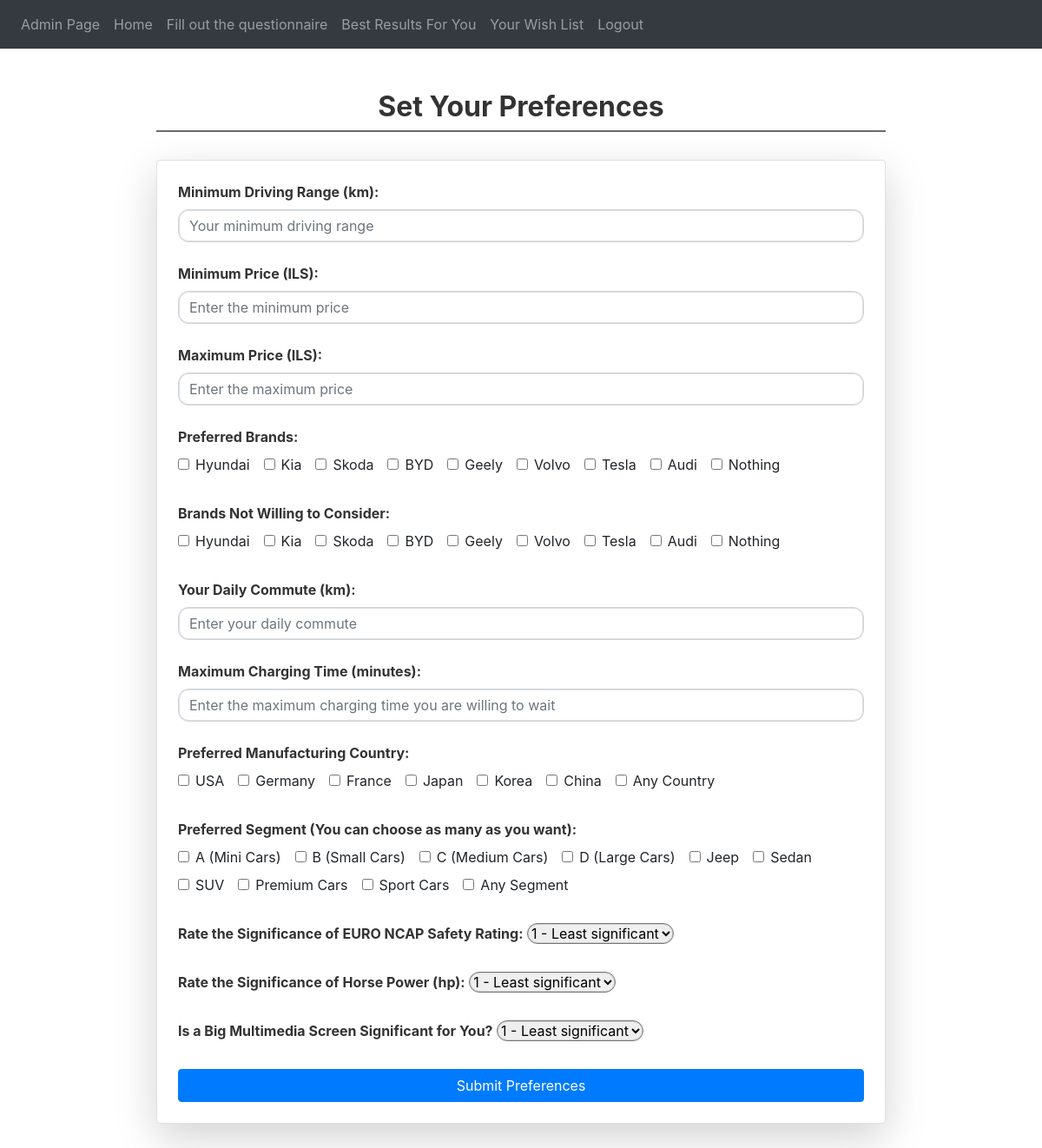
Page /preferences (signed in) on the committed database.
### website/models.py (models this page shows)
class CarBrand(db.Model):
    id = db.Column(db.Integer, primary_key=True)
    name = db.Column(db.String(100), unique=True)
    cars = db.relationship('Car', backref='brand', lazy=True)

### website/views.py (the view, shortened to what this page needs)
@views.route('/preferences', methods=['GET', 'POST'])
@login_required
def preferences():
    car_brands = CarBrand.query.all()
    return render_template("preferences.html", car_brands=car_brands,  user=current_user)

### website/__init__.py (called while the page is built)
def create_app():
    app = Flask(__name__)
    app.config['SECRET_KEY'] = 'hjshjhdjah kjshkjdhjs'
    app.config['SQLALCHEMY_DATABASE_URI'] = f'sqlite:///{DB_NAME}'
    db.init_app(app)
    migrate.init_app(app, db)
    from .views import views
    from .auth import auth
    from .admin import admin
    app.register_blueprint(views, url_prefix='/')
    app.register_blueprint(auth, url_prefix='/')
    app.register_blueprint(admin, url_prefix='/')
    from .models import User, Note
    if not path.exists('instance/' + DB_NAME):
        with app.app_context():
            db.create_all()
        print('Created Database!')
    else:
        print('Database exist!')
    login_manager = LoginManager()
    login_manager.login_view = 'auth.login'
    login_manager.init_app(app)
    @login_manager.user_loader
    def load_user(id):
        return User.query.get(int(id))
    return app

### website/templates/preferences.html (shortened to what this page needs)
{% extends "base.html" %}
{% block content %}
<div class="container mt-5">
    <h3 class="section-header text-center">Set Your Preferences</h3>
    <form id="preferencesForm" method="POST" class="p-4 border rounded shadow-lg bg-white">
        <div class="mb-4">
            <label for="minRange" class="form-label">Minimum Driving Range (km):</label>
            <input type="number" id="minRange" class="form-control" name="minRange"
                placeholder="Your minimum driving range" required>
        </div>
        <div class="mb-4">
            <label for="minPrice" class="form-label">Minimum Price (ILS):</label>
            <input type="number" id="minPrice" class="form-control" name="minPrice"
                placeholder="Enter the minimum price" required>
        </div>
        <div class="mb-4">
            <label for="maxPrice" class="form-label">Maximum Price (ILS):</label>
            <input type="number" id="maxPrice" class="form-control" name="maxPrice"
                placeholder="Enter the maximum price" required>
        </div>
        <div class="mb-4">
            <label class="form-label">Preferred Brands:</label>
            <div class="checkbox-group">
                {% for brand in car_brands %}
                <div class="form-check checkbox-inline">
                    <input type="checkbox" id="{{ brand.name }}" name="preferredBrands" value="{{ brand.name }}"
                        class="form-check-input">
                    <label for="{{ brand.name }}" class="form-check-label">{{ brand.name }}</label>
                </div>
                {% endfor %}
                <div class="form-check checkbox-inline">
                    <input type="checkbox" id="nothing" name="preferredBrands" value="nothing" class="form-check-input">
                    <label for="nothing" class="form-check-label">Nothing</label>
                </div>
            </div>
        </div>
        <div class="mb-4">
            <label class="form-label">Brands Not Willing to Consider:</label>
            <div class="checkbox-group">
                {% for brand in car_brands %}
                <div class="form-check checkbox-inline">
                    <input type="checkbox" id="{{ brand.name }}" name="no_way_brands" value="{{ brand.name }}"
                        class="form-check-input">
                    <label for="{{ brand.name }}" class="form-check-label">{{ brand.name }}</label>
                </div>
                {% endfor %}
                <div class="form-check checkbox-inline">
                    <input type="checkbox" id="nothing2" name="no_way_brands" value="nothing" class="form-check-input">
                    <label for="nothing2" class="form-check-label">Nothing</label>
                </div>
            </div>
        </div>
        <div class="mb-4">
            <label for="daily_commute" class="form-label">Your Daily Commute (km):</label>
            <input type="number" id="daily_commute" class="form-control" name="daily_commute"
                placeholder="Enter your daily commute" required>
        </div>
        <div class="mb-4">
            <label for="fastChargingMaxTime" class="form-label">Maximum Charging Time (minutes):</label>
            <input type="number" id="fastChargingMaxTime" class="form-control" name="fastChargingMaxTime"
                placeholder="Enter the maximum charging time you are willing to wait" required>
        </div>
        <div class="mb-4">
            <label class="form-label">Preferred Manufacturing Country:</label>
            <div class="checkbox-group">
                {% for country in ["USA", "Germany", "France", "Japan", "Korea", "China"] %}
                <div class="form-check checkbox-inline">
                    <input type="checkbox" id="{{ country }}" name="manufacturing_country" value="{{ country }}"
                        class="form-check-input">
                    <label for="{{ country }}" class="form-check-label">{{ country }}</label>
                </div>
                {% endfor %}
                <div class="form-check checkbox-inline">
                    <input type="checkbox" id="any_country" name="manufacturing_country" value="Any_Country"
                        class="form-check-input">
                    <label for="any_country" class="form-check-label">Any Country</label>
                </div>
            </div>
        </div>
        <div class="mb-4">
            <label class="form-label">Preferred Segment (You can choose as many as you want):</label>
            <div class="checkbox-group">
                {% for segment in ["A (Mini Cars)", "B (Small Cars)", "C (Medium Cars)", "D (Large Cars)", "Jeep",
                "Sedan", "SUV", "Premium Cars", "Sport Cars"] %}
                <div class="form-check checkbox-inline">
                    <input type="checkbox" id="{{ segment }}" name="car_segment" value="{{ segment }}"
                        class="form-check-input">
                    <label for="{{ segment }}" class="form-check-label">{{ segment }}</label>
                </div>
                {% endfor %}
                <div class="form-check checkbox-inline">
                    <input type="checkbox" id="any_segment" name="car_segment" value="Any_segment"
                        class="form-check-input">
                    <label for="any_segment" class="form-check-label">Any Segment</label>
                </div>
            </div>
        </div>
        <div class="mb-4">
            <label for="ncap_rating" class="form-label">Rate the Significance of EURO NCAP Safety Rating:</label>
            <select id="ncap_rating" name="ncap_rating" class="form-select" required>
                <option value="1">1 - Least significant</option>
            </select>
        </div>
        <div class="mb-4">
            <label for="horse_power_rating" class="form-label">Rate the Significance of Horse Power (hp):</label>
            <select id="horse_power_rating" name="horse_power_rating" class="form-select" required>
                <option value="1">1 - Least significant</option>
            </select>
        </div>
        <div class="mb-4">
            <label for="screen_size" class="form-label">Is a Big Multimedia Screen Significant for You?</label>
            <select id="screen_size" name="screen_size" class="form-select" required>
                <option value="1">1 - Least significant</option>
            </select>
        </div>
        <div class="text-center mt-4">
            <button type="submit" class="btn btn-primary w-100">Submit Preferences</button>
        </div>
    </form>
</div>
<br />
<br />
{% endblock %}

### website/templates/base.html (shortened to what this page needs)
<!DOCTYPE html>
<html>
    <head>
        <link
          rel="stylesheet"
          href="https://stackpath.bootstrapcdn.com/bootstrap/4.4.1/css/bootstrap.min.css"
        />
        <link
      rel="stylesheet"
      href="https://stackpath.bootstrapcdn.com/font-awesome/4.7.0/css/font-awesome.min.css"
    />
    </head>
    <body>
        <nav class="navbar navbar-expand-lg navbar-dark bg-dark">
            <div class="collapse navbar-collapse" id="navbar">
                <div class="navbar-nav">
                  {% if user.first_name == 'Admin' and user.email == 'admin@gmail.com' %}
                  <a class="nav-item nav-link" id="home" href="/admin" home>Admin Page</a>
                  {% endif %}
                  {% if user.is_authenticated %}
                  <a class="nav-item nav-link" id="home" href="/" home>Home</a>
                  <a class="nav-item nav-link" id="preferences" href="/preferences">Fill out the questionnaire</a>
                  <a class="nav-item nav-link" id="results" href="/results">Best Results For You</a>
                  <a class="nav-item nav-link" id="wish-list" href="/wish-list">Your Wish List</a>
                  <a class="nav-item nav-link" id="logout" href="/logout">Logout</a>
                  {% else %}
                  <a class="nav-item nav-link" id="login" href="/login">Login</a>
                  <a class="nav-item nav-link" id="signUp" href="/sign-up">Sign Up</a>
                  {% endif %}
                </div>
            </div>
        </nav>
        <div class="container">
            {% block content %}
            {% endblock %}
        </div>
    </body>
</html>
</html>

### website/templates/preferences.html (style rules this page uses)
.form-control, .form-select { border-radius: 0.75rem; box-shadow: inset 0 0 0 1px rgba(0, 0, 0, 0.125); transition: border-color 0.2s ease-in-out, box-shadow 0.2s ease-in-out; }
.btn-primary { background-color: #007bff; border-color: #007bff; transition: background-color 0.2s ease, border-color 0.2s ease; }
.form-check-label { margin-bottom: 0; }
.container { max-width: 900px; }
.form-label { font-weight: bold; color: #333; }
.border { border: 1px solid #dee2e6; }
.rounded { border-radius: 0.75rem; }
.shadow-lg { box-shadow: 0 0 0 0.2rem rgba(0, 0, 0, 0.2); }
.text-center { text-align: center; }
.w-100 { width: 100%; }
.section-header { font-size: 2rem; font-weight: 700; color: #333; border-bottom: 2px solid #686a6c; padding-bottom: 0.5rem; margin-bottom: 2rem; }
.form-check { margin-bottom: 0.5rem; }
.form-check-label { font-size: 1rem; }
.form-check-input { margin-right: 0.5rem; }
.checkbox-inline { display: inline-block; margin-right: 1rem; }
.checkbox-group { display: flex; flex-wrap: wrap; }

### rows in the picture
CarBrand: name "Hyundai"
CarBrand: name "Kia"
CarBrand: name "Skoda"
CarBrand: name "BYD"
CarBrand: name "Geely"
CarBrand: name "Volvo"
CarBrand: name "Tesla"
CarBrand: name "Audi"

### other values in the picture
{{ country }} "USA" "Germany" "France" "Japan" "Korea" "China"
{{ segment }} "A (Mini Cars)" "B (Small Cars)" "C (Medium Cars)" "D (Large Cars)" "Jeep" "Sedan" "SUV" "Premium Cars" "Sport Cars"
